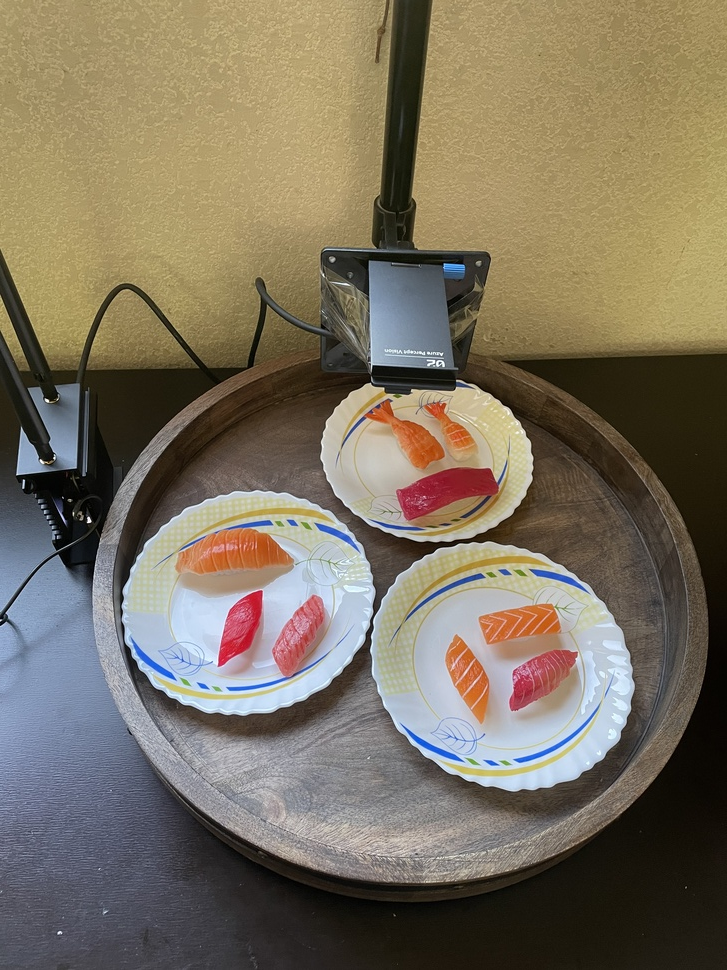
#> input picture assets/IMG_1090.JPG, 727 x 970 px, shrunk from 3024 x 4032 before the run
$ python draw-image-and-mask.py --mask assets/IMG_1090.JPG --image assets/IMG_1090.JPG
#> lines starting #> are read from the running program, lines starting #| are printed output that depends on the picture
#  Draw a sample image and mask

from PIL import Image
import numpy as np
import os
import cv2
import matplotlib.pylab as plt
import argparse


parser = argparse.ArgumentParser()

parser.add_argument('--mask', required=True,
                    type=str, help='the path to mask')
parser.add_argument('--image', required=True,
                    type=str, help='the path to image')

args = parser.parse_args()
img_file = args.image
mask_file = args.mask

# [7 lines of commented-out code are left out]


os.path.exists(img_file),
os.path.exists(mask_file)

sample = cv2.imread(img_file)
#> sample is the input picture: shape (970, 727, 3); mean B, G, R 96.3, 114.1, 124

# OpenCV doesn't read .gif files. Workaround
mask_pil = Image.open(mask_file)
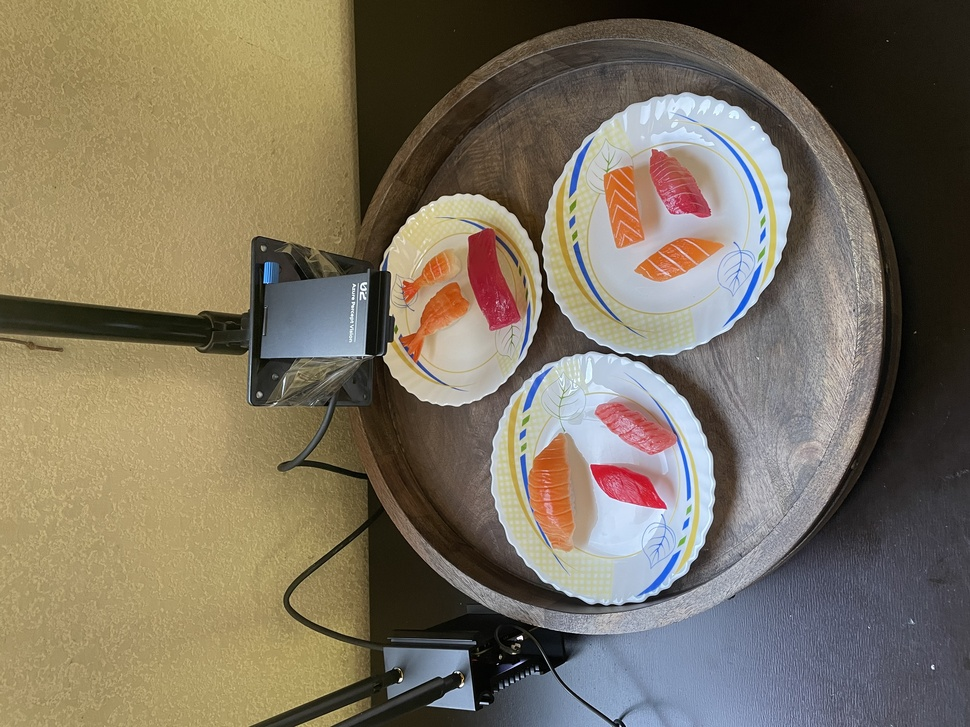
#> mask_pil: PIL image 970x727 RGB; mean R, G, B 124, 114.1, 96.3
mask = np.array(mask_pil)


def draw_image_mask(sample, mask):
    fig, ax = plt.subplots(1, 2, figsize=(20, 20))
    ax[0].imshow(cv2.cvtColor(sample, cv2.COLOR_BGR2RGB))
    ax[0].axis('off')
    ax[0].title.set_text('Sample Image')
    ax[1].imshow(mask)
    ax[1].axis('off')
    ax[1].title.set_text('Sample Mask')
    plt.show()


def draw_image_superimposed_w_mask(sample, mask):
    plt.figure()
    plt.subplot(1, 2, 1)
    plt.imshow(sample, 'gray', interpolation='none')
    plt.subplot(1, 2, 2)
    plt.imshow(sample, 'gray', interpolation='none')
    plt.imshow(mask, 'jet', interpolation='none', alpha=0.7)
    plt.show()


# draw_image_mask(sample, mask)
draw_image_superimposed_w_mask(sample, mask)
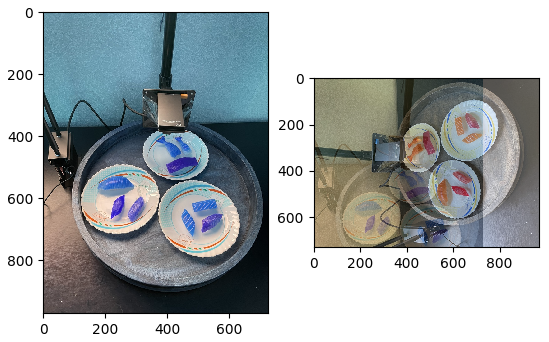
#> figure drawn by matplotlib, 2 panels; B, G, R data is drawn as R, G, B
